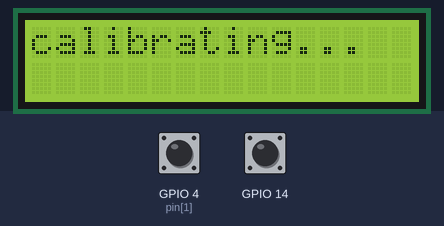
This sketch was run on a simulated ESP32. On the bench: 16×2 character LCD. Inputs (shaded band) come from the test bench; at power-on: GPIO 4 (pin[1]) HIGH, GPIO 14 HIGH. What the sketch prints to the serial monitor is not drawn.

Above: at 1.1 s.
At 3.2 s:
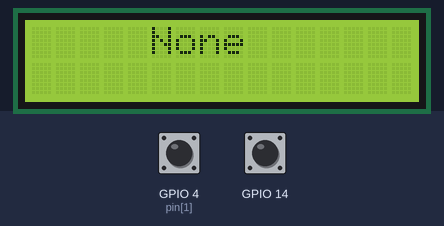
3.3 s: GPIO 4 (pin[1]) pulled LOW for 0.15 s
At 3.38 s:
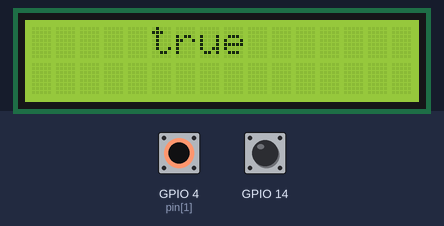
4.9 s: GPIO 14 pulled LOW for 0.15 s
At 4.99 s:
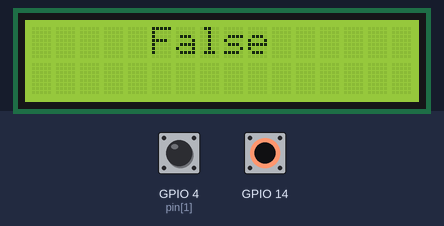
6.5 s: GPIO 14 pulled LOW for 3.2 s
Timing chart, 0 to 6.8 s (numbered marks = the images above; inputs shaded):
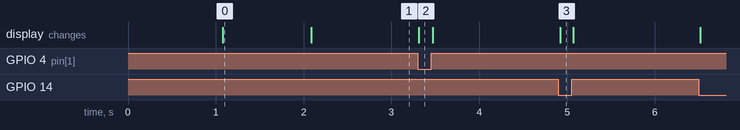

The sketch:

ram_multiple_port.ino
```cpp
#include <LiquidCrystal_I2C.h>
int lcdColumns = 16;
int lcdRows = 2;
int error = 5;
int pin[] = { 2, 4, 12, 13, 33, 15, 27, 32,};
int Data[] = {0, 0, 0, 0, 0, 0, 0, 0,};
int touch[] = {0, 0, 0, 0, 0, 0, 0, 0,};
int a[8], b[8], c[8], d[8], e[8], f[8];
int gnd = 0;
int tgnd = 0;
LiquidCrystal_I2C lcd(0x27, lcdColumns, lcdRows);
void setup() {
  lcd.init();
  lcd.backlight();
  for (int j = 0; j <= 50; j++)
  {
    for (int i = 0; i <= 8; i++)
    {
      if (i == 1)
      {
        touch[i] = touchRead(pin[i]);
      }
    }
    gnd = touchRead(14);
  }
  delay(1000);
  lcd.setCursor(0, 0);
  lcd.print("calibrating...");
  delay(1000);
  lcd.clear();

  Serial.begin(115200);
}
void loop()
{
  for (int i = 0; i < 100; i++)
  {
    for (int j = 0; j <= 8; j++)
    {
      if (j == 1)
      {
        Data[j] = Data[j] + touchRead(pin[j]);
      }
    }
    tgnd = tgnd + touchRead(14);
  }
  for (int j = 0; j <= 8; j++)
  {
    if (j == 1)
    {
      Data[j] = Data[j] / 100;
    }
  }
  tgnd = tgnd / 100;
  for (int i = 0; i <= 8; i++)
  {
    if (i == 1)
    {
      a[i] = touch[i] - error;
      b[i] = gnd - error;
      c[i] = touch[i] / 2;
      d[i] = gnd / 2;
      e[i] = (touch[i] / 2) + 5;
      f[i] = gnd / 2 + 5;

      Serial.println(a[i]);
      Serial.print(',');

      Serial.println(b[i]);
      Serial.print(',');

      Serial.println(c[i]);
      Serial.print(',');

      Serial.println(d[i]);
      Serial.print(',');

      Serial.println(e[i]);
      Serial.print(',');

      Serial.println(f[i]);
      Serial.print(',');

      if (Data[i] >= a[i] && tgnd >= b[i])
      {
        lcd.setCursor(5, 0);
        lcd.print("None ");
      }
      else
      {
        if (Data[i] <= c[i] && tgnd <= d[i])
        {
          lcd.setCursor(5, 0);
          lcd.print("True ");
        }

        if (Data[i] <= c[i] && tgnd >= f[i])
        {
          lcd.setCursor(5, 0);
          lcd.print("true ");
        }
        if (Data[i] >= e[i] && tgnd <= d[i])
        {
          lcd.setCursor(5, 0);
          lcd.print("False");
        }
      }
    }
  }
}
```

Measured:
- after the input at 3.3 s, the display: changes at once (image 2)
- after the input at 4.9 s, the display: changes at once (image 3)
- what the display in image 0 shows lasts 1.0 s, from 1.1 s to 2.1 s
